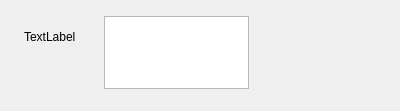
<?xml version="1.0" encoding="UTF-8"?>
<ui version="4.0">
 <class>InfoWidget</class>
 <widget class="QWidget" name="InfoWidget">
  <property name="geometry">
   <rect>
    <x>0</x>
    <y>0</y>
    <width>400</width>
    <height>111</height>
   </rect>
  </property>
  <property name="windowTitle">
   <string>Info</string>
  </property>
  <widget class="QTextEdit" name="textEditInfo">
   <property name="enabled">
    <bool>true</bool>
   </property>
   <property name="geometry">
    <rect>
     <x>104</x>
     <y>16</y>
     <width>145</width>
     <height>73</height>
    </rect>
   </property>
   <property name="readOnly">
    <bool>true</bool>
   </property>
  </widget>
  <widget class="ClickableLabel" name="labelPix">
   <property name="geometry">
    <rect>
     <x>24</x>
     <y>0</y>
     <width>73</width>
     <height>73</height>
    </rect>
   </property>
   <property name="text">
    <string>TextLabel</string>
   </property>
  </widget>
 </widget>
 <customwidgets>
  <customwidget>
   <class>ClickableLabel</class>
   <extends>QLabel</extends>
   <header>clickablelabel.h</header>
  </customwidget>
 </customwidgets>
 <resources/>
 <connections/>
</ui>
